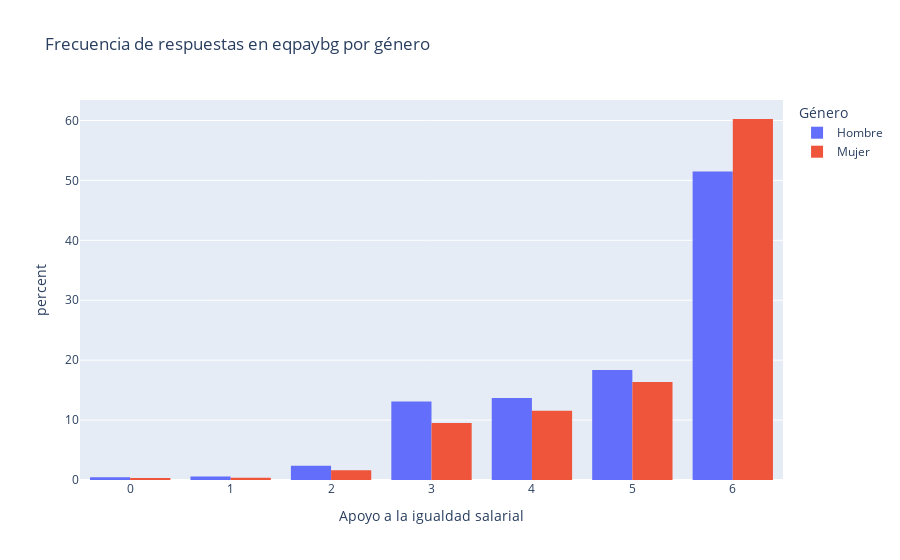

This figure's notebook cell:
### Code cell
# Gráfico de la frecuencia en las respuestas de eqpaybg por género
df_plot_pay = df_clean.copy()
df_plot_pay['gndr'] = df_plot_pay['gndr'].map({1: 'Hombre', 2: 'Mujer'})

fig = px.histogram(df_plot_pay, x='eqpaybg', color='gndr', barmode='group',
                   category_orders={'eqpaybg': [1, 2, 3, 4, 5]},
                   labels={'eqpaybg': 'Apoyo a la igualdad salarial', 'gndr': 'Género'},
                   title='Frecuencia de respuestas en eqpaybg por género',
                   histnorm='percent')
fig.update_layout(bargap=0.2)
fig.show()

### Figure 1 — Plotly figure (JSON) as saved in the notebook; plotly's stock layout.template omitted (floating-point values rounded to 4 significant figures; data arrays with more than 128 entries replaced by an {"elided": "..."} marker saying what was removed)
{"data": [{"alignmentgroup": "True", "bingroup": "x", "histnorm": "percent", "hovertemplate": "Género=Hombre<br>Apoyo a la igualdad salarial=%{x}<br>percent=%{y}<extra></extra>", "legendgroup": "Hombre", "marker": {"color": "#636efa", "pattern": {"shape": ""}}, "name": "Hombre", "offsetgroup": "Hombre", "orientation": "v", "showlegend": true, "type": "histogram", "x": {"elided": "20101 int values"}, "xaxis": "x", "yaxis": "y"}, {"alignmentgroup": "True", "bingroup": "x", "histnorm": "percent", "hovertemplate": "Género=Mujer<br>Apoyo a la igualdad salarial=%{x}<br>percent=%{y}<extra></extra>", "legendgroup": "Mujer", "marker": {"color": "#EF553B", "pattern": {"shape": ""}}, "name": "Mujer", "offsetgroup": "Mujer", "orientation": "v", "showlegend": true, "type": "histogram", "x": {"elided": "22790 int values"}, "xaxis": "x", "yaxis": "y"}], "layout": {"bargap": 0.2, "barmode": "group", "legend": {"title": {"text": "Género"}, "tracegroupgap": 0}, "title": {"text": "Frecuencia de respuestas en eqpaybg por género"}, "xaxis": {"anchor": "y", "categoryarray": [1, 2, 3, 4, 5], "categoryorder": "array", "domain": [0, 1], "title": {"text": "Apoyo a la igualdad salarial"}}, "yaxis": {"anchor": "x", "domain": [0, 1], "title": {"text": "percent"}}}}
